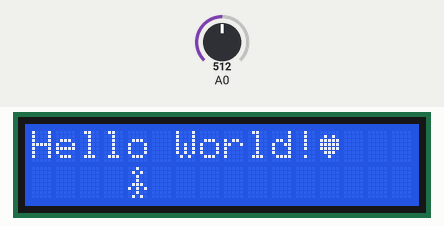
Bench run of a sketch on a simulated Arduino Uno, built with avr-gcc and run on an emulated ATmega328P. Shown: 16×2 character LCD. Inputs (shaded band) come from the test bench; at power-on: A0 = 512.

Above: at 0.1 s.
1.3 s: A0 set to 284
3.0 s: A0 set to 267
Timing chart, 0 to 6.0 s (numbered marks = the images above; inputs shaded):
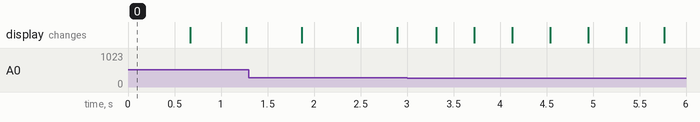

The sketch:

CustomFont.ino
```cpp
// include the library code:
#include <LiquidCrystal.h>

// initialize the library by associating any needed LCD interface pin
// with the arduino pin number it is connected to
const int rs = 12, en = 11, d4 = 5, d5 = 4, d6 = 3, d7 = 2;
LiquidCrystal lcd(rs, en, d4, d5, d6, d7);

// make some custom characters:
byte heart[8] = {
  0b00000,
  0b01010,
  0b11111,
  0b11111,
  0b11111,
  0b01110,
  0b00100,
  0b00000
};

byte smiley[8] = {
  0b00000,
  0b00000,
  0b01010,
  0b00000,
  0b00000,
  0b10001,
  0b01110,
  0b00000
};

byte frownie[8] = {
  0b00000,
  0b00000,
  0b01010,
  0b00000,
  0b00000,
  0b00000,
  0b01110,
  0b10001
};

byte armsDown[8] = {
  0b00100,
  0b01010,
  0b00100,
  0b00100,
  0b01110,
  0b10101,
  0b00100,
  0b01010
};

byte armsUp[8] = {
  0b00100,
  0b01010,
  0b00100,
  0b10101,
  0b01110,
  0b00100,
  0b00100,
  0b01010
};

void setup() {
  // initialize LCD and set up the number of columns and rows:
  lcd.begin(16, 2);

  // create a new character
  lcd.createChar(0, heart);
  // create a new character
  lcd.createChar(1, smiley);
  // create a new character
  lcd.createChar(2, frownie);
  // create a new character
  lcd.createChar(3, armsDown);
  // create a new character
  lcd.createChar(4, armsUp);

  // set the cursor to the top left
  lcd.setCursor(0, 0);

  // Print a message to the lcd.
  lcd.print("Hello World!");
  lcd.write(byte(0)); // print the heart character

}

void loop() {
  // read the potentiometer on A0:
  int sensorReading = analogRead(A0);
  // map the result to 200 - 1000:
  int delayTime = map(sensorReading, 0, 1023, 200, 1000);
  // set the cursor to the bottom row, 5th position:
  lcd.setCursor(4, 1);
  // draw the little man, arms down:
  lcd.write(3);
  delay(delayTime);
  lcd.setCursor(4, 1);
  // draw him arms up:
  lcd.write(4);
  delay(delayTime);
}
```
